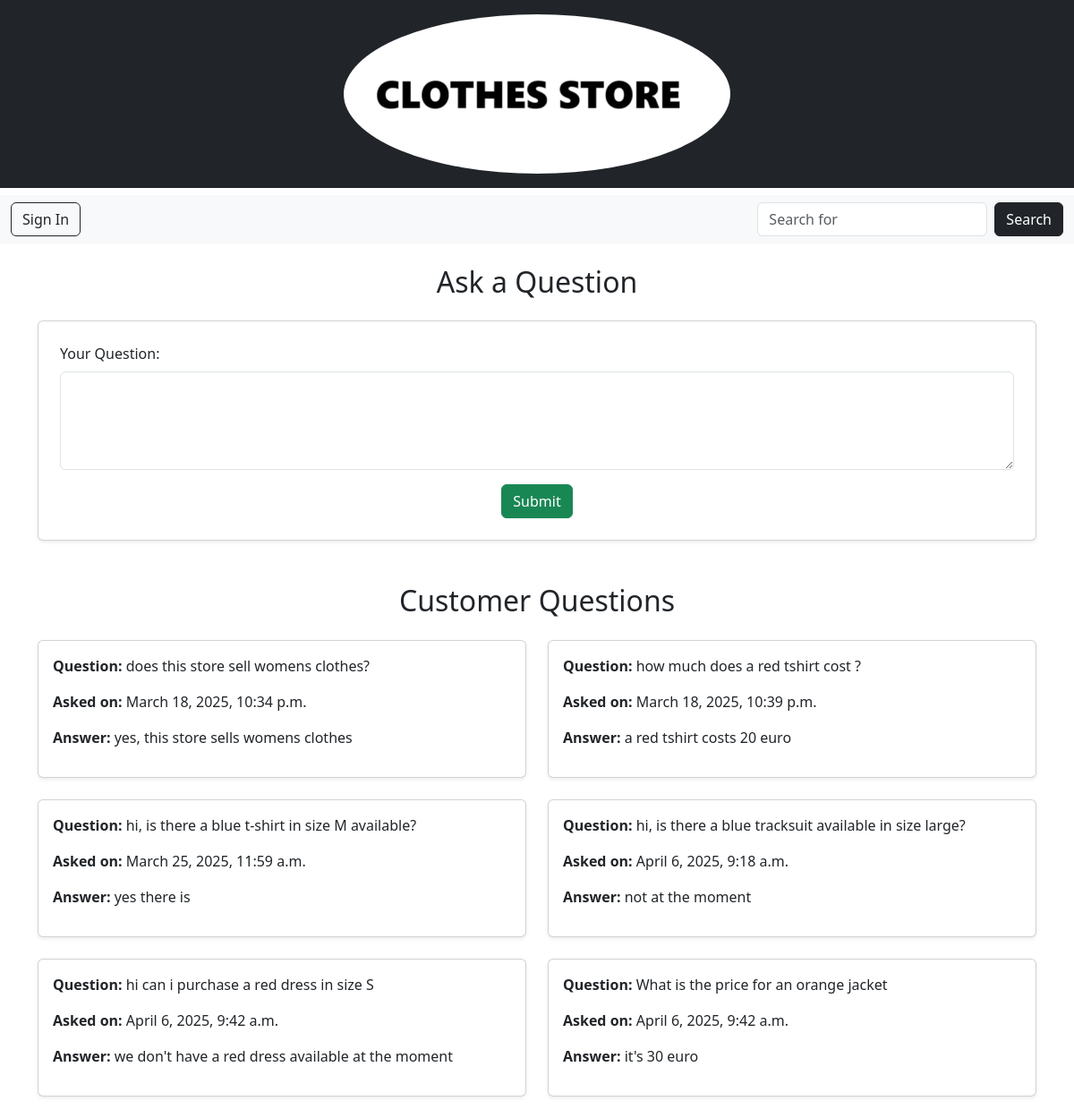
/questions/, run on an earlier commit of the app's database.
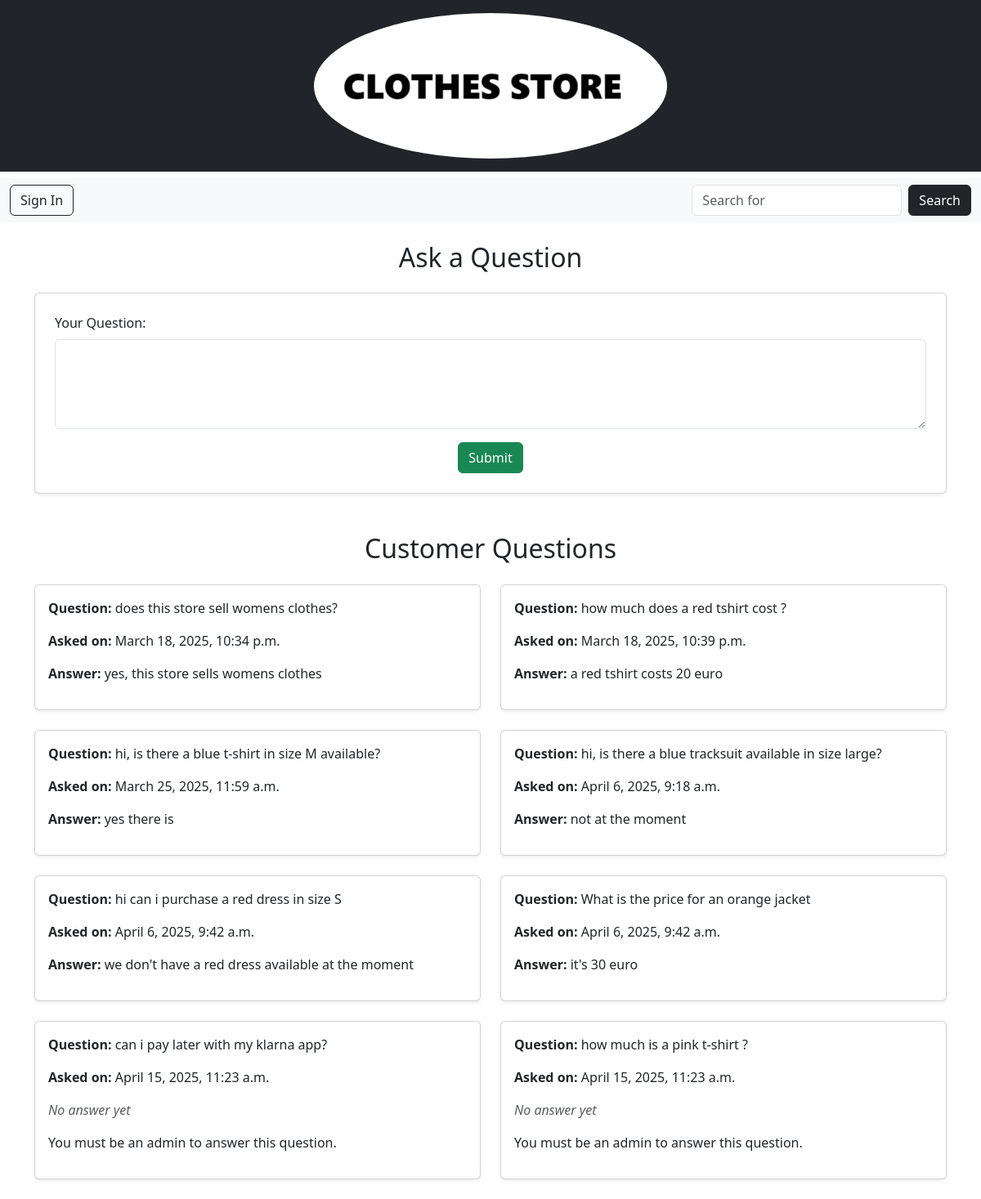
And on a later commit of the database.
### questions/models.py (models this page shows, shortened)
class Question(models.Model):
    user = models.ForeignKey(settings.AUTH_USER_MODEL, on_delete=models.CASCADE, null=True, blank=True, default=1)
    text = models.TextField()
    answer = models.TextField(blank=True, null=True)
    created = models.DateTimeField(auto_now_add=True)
    answered = models.DateTimeField(null=True, blank=True)

### questions/views.py (the view)
# urls.py: path('', listQ, name='list'),
def listQ(request):
    questions = Question.objects.all()
    return render(request, 'list.html', {'questions': questions})

### cart/context_processors.py (called while the page is built)
def counter(request):
    item_count = 0
    if 'admin' in request.path:
        return {}
    else:
        try:
            cart = Cart.objects.filter(cart_id=_cart_id(request))
            cart_items = CartItem.objects.all().filter(cart=cart[:1])
            for cart_item in cart_items:
                item_count += cart_item.quantity
        except Cart.DoesNotExist:
            item_count = 0
    return {'item_count':item_count}

### cart/views.py (called while the page is built)
def _cart_id(request):
    cart = request.session.session_key
    if not cart:
        cart = request.session.create()
    return cart

### loyalty/context_processors.py (called while the page is built)
def loyalty_points(request):
    if request.user.is_authenticated:
        try:
            loyalty = Loyalty.objects.get(user=request.user)
        except Loyalty.DoesNotExist:
            loyalty = None
    else:
        loyalty = None
    return {'loyalty': loyalty}

### questions/templates/list.html (shortened to what this page needs)
{% load static %}
<!DOCTYPE html>
<html lang="en">
<head>
    <link rel="stylesheet" href="{% static 'css/style.css' %}">
    <link href="https://cdn.jsdelivr.net/npm/bootstrap@5.3.3/dist/css/bootstrap.min.css" rel="stylesheet">
</head>
<body>
    <header class="bg-dark text-white py-3">
        <div class="container text-center">
            {% include 'header.html' %}
        </div>
    </header>
    {% include 'nav.html' %}
    <div class="container mt-4">
        <h2 class="text-center mb-4">Ask a Question</h2>
        <div class="card p-4 shadow-sm mb-5">
            <form method="POST" action="{% url 'questions:ask_q' %}">
                <div class="mb-3">
                    <label class="form-label">Your Question:</label>
                    <textarea name="text" class="form-control" rows="4" required></textarea>
                </div>
                <div class="text-center">
                    <button type="submit" class="btn btn-success">Submit</button>
                </div>
            </form>
        </div>
        <h2 class="text-center mb-4">Customer Questions</h2>
        {% if questions %}
            <div class="row">
                {% for question in questions %}
                    <div class="col-md-6 mb-4">
                        <div class="card p-3 shadow-sm h-100">
                            <p><strong>Question:</strong> {{ question.text }}</p>
                            <p><strong>Asked on:</strong> {{ question.created|date:"F j, Y, g:i a" }}</p>
                            {% if question.answer %}
                                <p><strong>Answer:</strong> {{ question.answer }}</p>
                            {% else %}
                                <p class="text-muted"><em>No answer yet</em></p>
                                {% if request.user.is_staff %}
                                    <form method="POST" action="{% url 'questions:answer_q' question.id %}">
                                        {% csrf_token %}
                                        <div class="mb-3">
                                            <label class="form-label">Your Answer:</label>
                                            <textarea name="answer" class="form-control" rows="2" required></textarea>
                                        </div>
                                        <button type="submit" class="btn btn-primary btn-sm">Submit Answer</button>
                                    </form>
                                {% else %}
                                    <p>You must be an admin to answer this question.</p>
                                {% endif %}
                            {% endif %}
                        </div>
                    </div>
                {% endfor %}
            </div>
        {% else %}
            <div class="text-center p-5 mt-4" style="background-color: #333; color: white; border-radius: 8px;">
                <p class="lead">No questions have been asked yet.</p>
            </div>
        {% endif %}
    </div>
</body>
</html>

What changed in the data, as far as the page shows it:
added Question: text "can i pay later with my klarna app?", created "April 15, 2025, 11:23 a.m.", shows "No answer yet", shows "You must be an admin to answer this question."
added Question: text "how much is a pink t-shirt ?", created "April 15, 2025, 11:23 a.m.", shows "No answer yet", shows "You must be an admin to answer this question."
